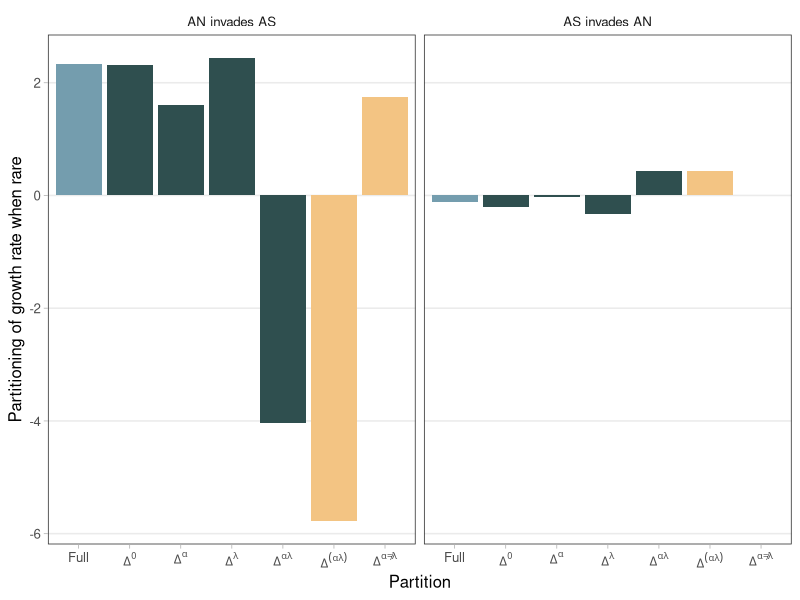
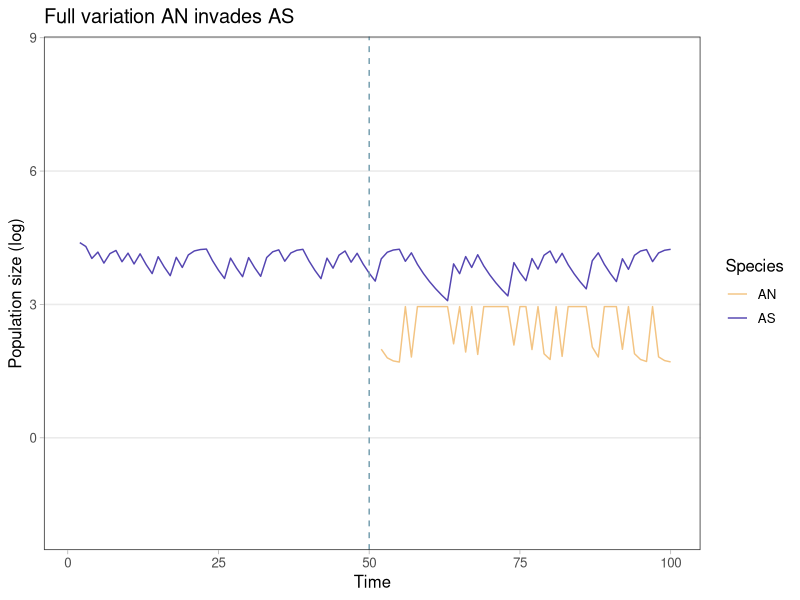
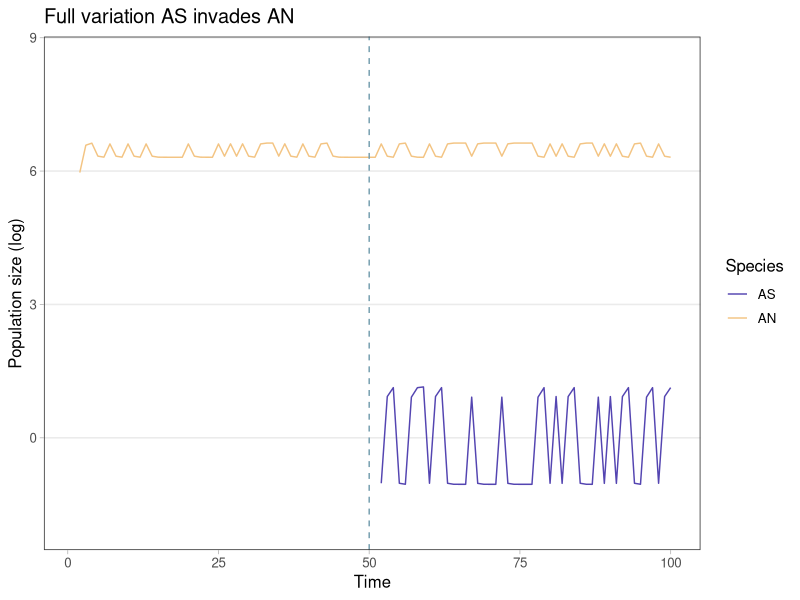
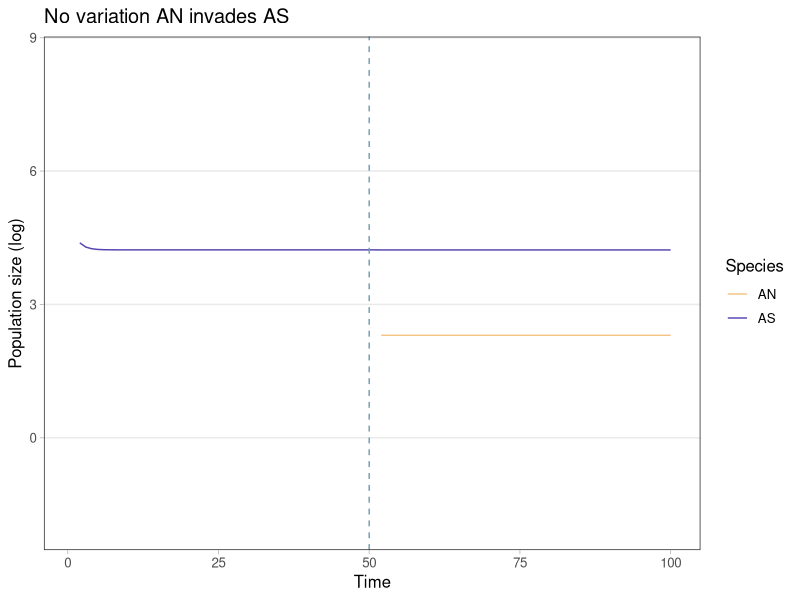
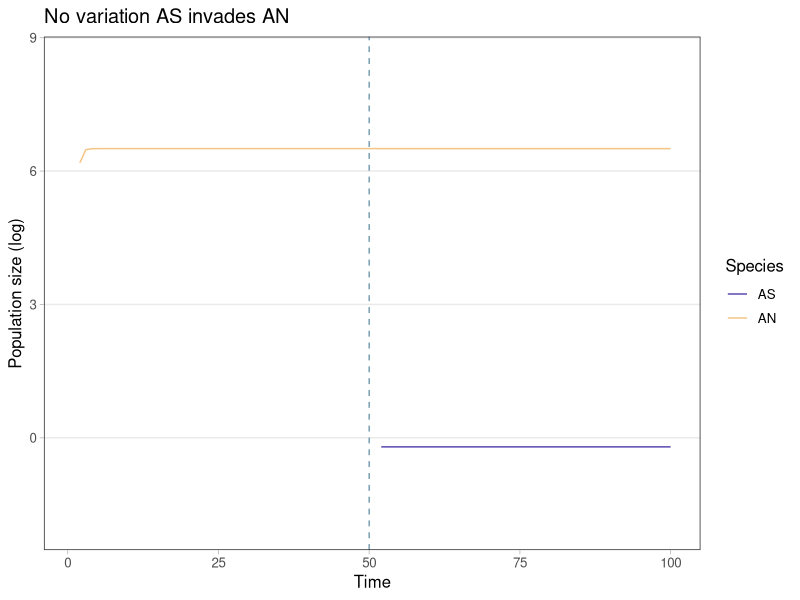
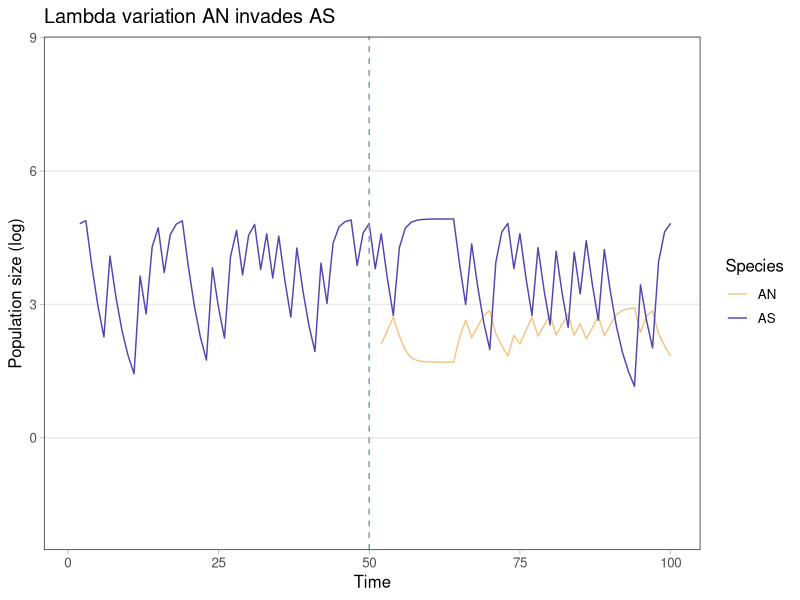
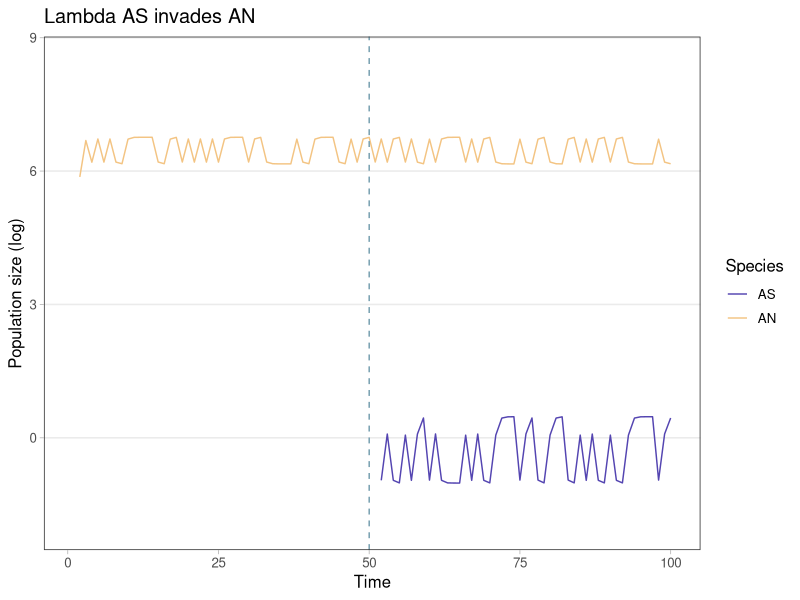
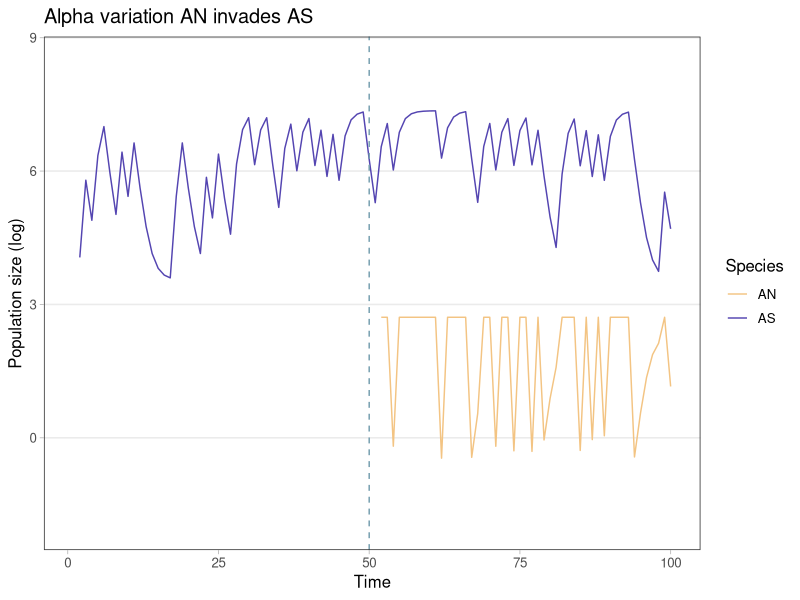

Reproduce these figures in R, in order.
## ---- chunk 1
knitr::opts_chunk$set(echo = TRUE)
library(tidyverse)

## Personal ggplot theme
theme_cw <- function () { 
  theme_bw(base_size=12) %+replace% 
    theme(
      panel.background = element_blank(), 
      plot.background = element_blank(), 
      axis.ticks = element_line(colour = "grey70", size = rel(0.5)),
      panel.grid.minor = element_blank(), 
      panel.grid.major.x = element_blank(),
      legend.background = element_blank(), 
      legend.key = element_blank(),
      strip.background = element_blank(), 
    #  strip.text=element_text(size=12),
    #  axis.text=element_text(size=12),
      complete = TRUE
    )
}
## ---- chunk 2

# seed survival and germination fractions
# don't currently differ by environmental conditions but they could
as <- 0 # changed to 0 to be a fully non-seedbanking species
ag <- 0.9
es <- 0.82
eg <- 0.6

# main parameters
pars <- read.csv('model_parameters_hallett.csv') %>%
  mutate(species = ifelse(species == 'Avena', 'an', 'as'), # generalize species names
         treatment = ifelse(treatment == 'consistentDry','dry','wet')) %>%
  rename(a.an = aiA, a.as = aiE) %>%
  select(-X) %>%
  mutate(seed.surv = ifelse(species == 'an', as, es),
         seed.germ = ifelse(species == 'an', ag, eg)) # add seed survival and germ columns

# adding average values to the parameter df
an.means <- pars %>%
  filter(species == 'an') %>% 
  select(a.an, a.as, lambda, seed.surv, seed.germ) %>%
  colMeans()
as.means <- pars %>%
  filter(species == 'as') %>% 
  select(a.an, a.as, lambda, seed.surv, seed.germ) %>%
  colMeans()
pars <- pars %>%
  add_row(treatment = 'average', species = 'an', 
          a.an = an.means['a.an'], a.as = an.means['a.as'], lambda = an.means['lambda'],
          seed.surv = an.means['seed.surv'], seed.germ = an.means['seed.germ']) %>%
  add_row(treatment = 'average', species = 'as', 
          a.an = as.means['a.an'], a.as = as.means['a.as'], lambda = as.means['lambda'],
          seed.surv = as.means['seed.surv'], seed.germ = as.means['seed.germ'])
## ---- chunk 3
# Determine equilibrium conditions for each species in isolation 
pop_equilibrium <- function (N0, s, g, a.intra, lambda) {
  # to run for only a single timestep
  N <- s*(1-g)*N0 + N0*(lambda*g)/(1+a.intra*N0)
  return(N)
}

# invader population growth rate one time step forward
pop_invade <- function (N0, resident, s, g, a.inter, lambda) {
  # to run for only a single timestep
  N <- s*(1-g)*N0 + N0*(lambda*g)/(1+a.inter*resident)
  return(N)
}

# resident population growth rate one time step forward
pop_resident <- function (N0, resident, s, g, a.intra, a.inter, lambda) {
  # to run for only a single timestep
  N <- s*(1-g)*resident + resident*(lambda*g)/(1+a.intra*resident+a.inter*N0)
  return(N)
}
## ---- chunk 4
run_invasion <- function(sp.invader, sp.resident, N0.i, N0.r, parameters, vary.lambda = TRUE, vary.alpha = TRUE, init.time.steps = 50, total.time.steps = 100){
  
  # two equally probable environmental conditions
  env.draw <- rbinom(total.time.steps, 1, 0.5) 
  env.cond <- if_else(env.draw > 0, 'wet','dry')
  
  n.res <- rep(NA, total.time.steps) # resident population without the invader
  n.res.impact <- rep(NA, total.time.steps) # resident population with invader's impact
  n.res.gr <- rep(NA, total.time.steps) # growth rate of resident population (with invader's impact)
  n.inv <- rep(NA, total.time.steps) # invader population, init.time.steps will stay NA
  
  a.res <- paste('a',sp.resident, sep = '.') # column name of resident interactions
  a.inv <- paste('a',sp.invader, sep = '.') # column name of invader interactions
  
  # parameters for average environmental condition
  p.res.ave <- parameters %>% filter(species == sp.resident, treatment == 'average')
  p.inv.ave <- parameters %>% filter(species == sp.invader, treatment == 'average')
    
  # running just the resident alone for init.time.steps
  n.res[1] <- N0.r
  for (t in 1:init.time.steps){
    # parameters for varying environmental condition
    p.res <- parameters %>% filter(species == sp.resident, treatment == env.cond[t])
    
    # running one time step using the appropriate environmental parameters
    n.res[t+1] <- pop_equilibrium(N0 = n.res[t], 
                                  s = p.res$seed.surv, 
                                  g = p.res$seed.germ, 
                                  lambda = if_else(vary.lambda == TRUE,
                                                   p.res$lambda, 
                                                   p.res.ave$lambda), 
                                  a.intra = if_else(vary.alpha == TRUE,
                                                    p.res[,a.res],
                                                    p.res.ave[,a.res]))
    n.res.impact[t+1] <- n.res[t+1]
   #  n.res.gr[t+1] <- n.res[t+1]/n.res[t]
  }
  
  # running the resident and invader for the remaining time steps
  for (t in (init.time.steps+1):(total.time.steps-1)){
    p.res <- parameters %>% filter(species == sp.resident, treatment == env.cond[t])
    p.inv <- parameters %>% filter(species == sp.invader, treatment == env.cond[t])
    
    # invader population
    # N0 of the invader is set to the same value each time
    n.inv[t+1] <- pop_invade(N0 = N0.i, 
                             resident = n.res[t], #** Should be n.res[init.time.steps]
                             s = p.inv$seed.surv, 
                             g = p.inv$seed.germ, 
                             lambda = if_else(vary.lambda == TRUE,
                                              p.inv$lambda, 
                                              p.inv.ave$lambda), 
                             a.inter = if_else(vary.alpha == TRUE,
                                               p.inv[,a.res],
                                               p.inv.ave[,a.res]))
    
    # resident population as if invader weren't present
    n.res[t+1] <- pop_equilibrium(N0 = n.res[t], 
                                  s = p.res$seed.surv, 
                                  g = p.res$seed.germ, 
                                  lambda = if_else(vary.lambda == TRUE,
                                                   p.res$lambda, 
                                                   p.res.ave$lambda), 
                                  a.intra = if_else(vary.alpha == TRUE,
                                                    p.res[,a.res],
                                                    p.res.ave[,a.res]))
    
    # resident population with invader present
    n.res.impact[t+1] <- pop_resident(N0 = N0.i, 
                               resident = n.res[t], 
                               s = p.res$seed.surv, 
                               g = p.res$seed.germ, 
                               lambda = if_else(vary.lambda == TRUE,
                                                p.res$lambda, 
                                                p.res.ave$lambda), 
                               a.intra = if_else(vary.alpha == TRUE,
                                                 p.res[,a.res],
                                                 p.res.ave[,a.res]),
                               a.inter = if_else(vary.alpha == TRUE,
                                                 p.res[,a.inv],
                                                 p.res.ave[,a.inv]))
    n.res.gr[t+1] <- n.res.impact[t+1]/n.res[t]
  }

  return(tibble(time = 1:total.time.steps, env.cond, n.inv, n.res, n.res.impact, n.res.gr))
}

## ---- chunk 5
run_invasion_no_correlation <- function(sp.invader, sp.resident, N0.i, N0.r, parameters, init.time.steps = 50, total.time.steps = 100){
  
  n.res <- rep(NA, total.time.steps) # resident population without the invader
  n.res.impact <- rep(NA, total.time.steps) # resident population with invader's impact
  n.res.gr <- rep(NA, total.time.steps) # growth rate of resident population (with invader's impact)
  n.inv <- rep(NA, total.time.steps) # invader population, init.time.steps will stay NA
  
  a.res <- paste('a',sp.resident, sep = '.') # column name of resident interactions
  a.inv <- paste('a',sp.invader, sep = '.') # column name of invader interactions
    
  # running just the resident alone for init.time.steps
  n.res[1] <- N0.r
  for (t in 1:init.time.steps){
    # parameters for environmental conditions--lambda and alpha not correlated
    env.draw.lambda <- sample(c('wet','dry'), size = 1) # env for lambda
    env.draw.alpha <- sample(c('wet','dry'), size = 1) # env for alpha
    
    # resident
    p.res.lambda <- parameters %>% filter(species == sp.resident, treatment == env.draw.lambda)
    p.res.alpha <- parameters %>% filter(species == sp.resident, treatment == env.draw.alpha)
    
    # running one time step using the appropriate environmental parameters
    n.res[t+1] <- pop_equilibrium(N0 = n.res[t], 
                                  s = p.res.lambda$seed.surv, 
                                  g = p.res.lambda$seed.germ, 
                                  lambda = p.res.lambda$lambda, 
                                  a.intra = p.res.alpha[,a.res])
    n.res.impact[t+1] <- n.res[t+1]
   #  n.res.gr[t+1] <- n.res[t+1]/n.res[t]
  }
  
  # running the resident and invader for the remaining time steps
  for (t in (init.time.steps+1):(total.time.steps-1)){
    
    # parameters for environmental conditions--lambda and alpha not correlated
    env.draw.lambda <- sample(c('wet','dry'), size = 1) # env for lambda
    env.draw.alpha <- sample(c('wet','dry'), size = 1) # env for alpha
    
    # resident
    p.res.lambda <- parameters %>% filter(species == sp.resident, treatment == env.draw.lambda)
    p.res.alpha <- parameters %>% filter(species == sp.resident, treatment == env.draw.alpha)
    
    # invader
    p.inv.lambda <- parameters %>% filter(species == sp.invader, treatment == env.draw.lambda)
    p.inv.alpha <- parameters %>% filter(species == sp.invader, treatment == env.draw.alpha)
    
    # invader population
    # N0 of the invader is set to the same value each time
    n.inv[t+1] <- pop_invade(N0 = N0.i, 
                             resident = n.res[t], #** Should be n.res[init.time.steps]
                             s = p.inv.lambda$seed.surv, 
                             g = p.inv.lambda$seed.germ, 
                             lambda = p.inv.lambda$lambda, 
                             a.inter = p.inv.alpha[,a.res])
    
    # resident population as if invader weren't present
    n.res[t+1] <- pop_equilibrium(N0 = n.res[t], 
                                  s = p.res.lambda$seed.surv, 
                                  g = p.res.lambda$seed.germ, 
                                  lambda = p.res.lambda$lambda, 
                                  a.intra = p.res.alpha[,a.res])
    
    # resident population with invader present
    n.res.impact[t+1] <- pop_resident(N0 = N0.i, 
                               resident = n.res[t], 
                               s = p.res.lambda$seed.surv, 
                               g = p.res.lambda$seed.germ, 
                               lambda = p.res.lambda$lambda, 
                               a.intra = p.res.alpha[,a.res],
                               a.inter = p.res.alpha[,a.inv])
    n.res.gr[t+1] <- n.res.impact[t+1]/n.res[t]
  }

  return(tibble(time = 1:total.time.steps, n.inv, n.res, n.res.impact, n.res.gr))
}

## ---- chunk 6
plot_invasion <- function(df, sp.invader, sp.resident, title){
  df.long <- df %>% 
    select(time, n.inv, n.res.impact) %>% 
    pivot_longer(cols = c(n.res.impact, n.inv),
                 names_to = 'species', values_to = 'n') %>% 
    mutate(n.log = log(n))
  
  ## colors for graphs
  cols <- c(
    as = "#5445b1",
    an = "#f3c483",
    p = "#4DA896",
    lines = "#749dae"
  )
  
  sp.inv.cap <- toupper(sp.invader)
  sp.res.cap <- toupper(sp.resident)
  
  ggplot(df.long, aes(x = time, y = n.log, color = species)) +
    geom_line() +
    geom_vline(xintercept = time.warm.up, color = cols[['lines']], linetype = 'dashed') +
    theme_cw() +
    scale_color_manual(name = 'Species', values = c(cols[[sp.invader]], cols[[sp.resident]]),
                       labels = c(sp.inv.cap,sp.res.cap)) +
    ggtitle(paste(title, sp.inv.cap, 'invades', sp.res.cap, sep = ' ')) +
    ylim(-2,8.5) +
    xlab('Time') + 
    ylab('Population size (log)')
  
}
## ---- chunk 7
partition_epsilons <- function(sp.inv, sp.res){
  
  part <- tibble(sp.invader = sp.inv, sp.resident = sp.res)
  
  # no variation
  invade.none <-  run_invasion(sp.invader = sp.inv, sp.resident = sp.res,
                               N0.i = 1, N0.r = 100, parameters = pars,
                               init.time.steps = time.warm.up, total.time.steps = time.full,
                               vary.lambda = FALSE, vary.alpha = FALSE) %>%
    filter(time > time.warm.up + 1)
  
  part$inv.e0 <- mean(log(invade.none$n.inv))
  part$res.e0 <- mean(log(invade.none$n.res.gr))
  
  # lambda variation only
  invade.l <-  run_invasion(sp.invader = sp.inv, sp.resident = sp.res,
                            N0.i = 1, N0.r = 100, parameters = pars,
                            init.time.steps = time.warm.up, total.time.steps = time.full,
                            vary.lambda = TRUE, vary.alpha = FALSE) %>%
    filter(time > time.warm.up + 1)
  
  part$inv.el <- mean(log(invade.l$n.inv)) - part$inv.e0 # need to check -- maybe should be mean of log
  part$res.el <- mean(log(invade.l$n.res.gr))- part$inv.e0
  
  # alpha variation only
  invade.a <-  run_invasion(sp.invader = sp.inv, sp.resident = sp.res,
                            N0.i = 1, N0.r = 100, parameters = pars,
                            init.time.steps = time.warm.up, total.time.steps = time.full,
                            vary.lambda = FALSE, vary.alpha = TRUE) %>%
    filter(time > time.warm.up + 1)
  
  part$inv.ea <- mean(log(invade.a$n.inv)) - part$inv.e0
  part$res.ea <- mean(log(invade.a$n.res.gr)) - part$inv.e0
  
  # full variation
  invade.full <-  run_invasion(sp.invader = sp.inv, sp.resident = sp.res,
                               N0.i = 1, N0.r = 100, parameters = pars,
                               init.time.steps = time.warm.up, total.time.steps = time.full) %>%
    filter(time > time.warm.up + 1)
  
  part$inv.full <- mean(log(invade.full$n.inv)) 
  part$res.full <- mean(log(invade.full$n.res.gr))
  
  part$inv.eint <- part$inv.full - (part$inv.e0 + part$inv.el + part$inv.ea)
  part$res.eint <- part$res.full - (part$res.e0 + part$res.el + part$res.ea)
  
  # no correlation
  invade.no.cov <- run_invasion_no_correlation(sp.invader = sp.inv, sp.resident = sp.res,
                               N0.i = 1, N0.r = 100, parameters = pars,
                               init.time.steps = time.warm.up, total.time.steps = time.full) %>%
    filter(time > time.warm.up + 1)
  
  part$inv.nocov <- mean(log(invade.no.cov$n.inv))
  part$res.nocov <- mean(log(invade.no.cov$n.res.gr))
  
  part$inv.storage <- part$inv.eint - part$inv.nocov
  part$res.storage <- part$res.eint - part$res.nocov
  
  return(part)
}


## ---- chunk 8
time.warm.up <- 50
time.full <- 100

partitions <- partition_epsilons('an','as') %>%
  rbind(partition_epsilons('as','an')) %>%
  pivot_longer(cols = inv.e0:res.storage) %>%
  separate(name, into = c('player', 'partition')) %>%
  pivot_wider(names_from = player, values_from = value) %>%
  mutate(delta = inv - res,
         partition = factor(partition, 
                            levels = c('full','e0','ea','el','eint', 'storage','nocov')))
species_names <- c(
  an = 'AN invades AS',
  as = 'AS invades AN'
)

colors <- c("#5445b1", "#749dae", "#f3c483", "#5c1a33", "#cd3341", "#f7dc6a", "#4DA896")
colors2 <- c("#749dae", rep('darkslategrey', times = 4), rep("#f3c483", times = 2))

ggplot(partitions, aes(x = partition, y = delta, fill = partition)) + 
  facet_grid(cols = vars(sp.invader),
             labeller = labeller(sp.invader = species_names)) + 
  geom_bar(stat = 'identity', position = position_dodge()) +
  theme_cw() +
  ylab('Partitioning of growth rate when rare') +
  scale_x_discrete(labels = c('full' = 'Full',  'e0' = expression(Delta^0), 'ea' = expression(Delta^alpha),
                              'el' = expression(Delta^lambda), 'eint' = expression(Delta^{alpha*lambda}),
                              'storage' = expression(Delta^(alpha*lambda)), 'nocov' = expression(Delta^{alpha!=lambda})),
                   name = 'Partition') +
  scale_fill_manual(values = colors2) +
  guides(fill = 'none')

# ggsave('partitions.pdf', width = 8, height = 5, units = 'in')

## ---- chunk 9
time.warm.up <- 50
time.full <- 100
invade.an.full <-  run_invasion(sp.invader = 'an', sp.resident = 'as',
                                N0.i = 1, N0.r = 100, parameters = pars,
                                init.time.steps = time.warm.up, total.time.steps = time.full)

plot_invasion(invade.an.full, 'an', 'as', 'Full variation')


invade.as.full <-  run_invasion(sp.invader = 'as', sp.resident = 'an',
                                N0.i = 1, N0.r = 100, parameters = pars,
                                init.time.steps = time.warm.up, total.time.steps = time.full)

plot_invasion(invade.as.full, 'as', 'an', 'Full variation')

## ---- chunk 10
invade.an.none <-  run_invasion(sp.invader = 'an', sp.resident = 'as',
                           N0.i = 1, N0.r = 100, parameters = pars,
                           init.time.steps = time.warm.up, total.time.steps = time.full,
                           vary.lambda = FALSE, vary.alpha = FALSE)

plot_invasion(invade.an.none, 'an', 'as', 'No variation')

invade.as.none <-  run_invasion(sp.invader = 'as', sp.resident = 'an',
                           N0.i = 1, N0.r = 100, parameters = pars,
                           init.time.steps = time.warm.up, total.time.steps = time.full,
                           vary.lambda = FALSE, vary.alpha = FALSE)

plot_invasion(invade.as.none, 'as', 'an', 'No variation')
## ---- chunk 11
invade.an.l <-  run_invasion(sp.invader = 'an', sp.resident = 'as',
                           N0.i = 1, N0.r = 100, parameters = pars,
                           init.time.steps = time.warm.up, total.time.steps = time.full,
                           vary.lambda = TRUE, vary.alpha = FALSE)

plot_invasion(invade.an.l, 'an', 'as', 'Lambda variation')


invade.as.l <-  run_invasion(sp.invader = 'as', sp.resident = 'an',
                           N0.i = 1, N0.r = 100, parameters = pars,
                           init.time.steps = time.warm.up, total.time.steps = time.full,
                           vary.lambda = TRUE, vary.alpha = FALSE)

plot_invasion(invade.as.l, 'as', 'an', 'Lambda')

## ---- chunk 12
invade.an.a <-  run_invasion(sp.invader = 'an', sp.resident = 'as',
                           N0.i = 1, N0.r = 100, parameters = pars,
                           init.time.steps = time.warm.up, total.time.steps = time.full,
                           vary.lambda = FALSE, vary.alpha = TRUE)

plot_invasion(invade.an.a, 'an', 'as', 'Alpha variation')

invade.as.a <-  run_invasion(sp.invader = 'as', sp.resident = 'an',
                           N0.i = 1, N0.r = 100, parameters = pars,
                           init.time.steps = time.warm.up, total.time.steps = time.full,
                           vary.lambda = FALSE, vary.alpha = TRUE)

plot_invasion(invade.as.a, 'as', 'an', 'Alpha variation')

## ---- chunk 13
invade.an.no.cov <-  run_invasion_no_correlation(sp.invader = 'an', sp.resident = 'as',
                           N0.i = 1, N0.r = 100, parameters = pars,
                           init.time.steps = time.warm.up, total.time.steps = time.full)

plot_invasion(invade.an.no.cov , 'an', 'as', 'Split covariance')

invade.as.no.cov  <-  run_invasion_no_correlation(sp.invader = 'as', sp.resident = 'an',
                           N0.i = 1, N0.r = 100, parameters = pars,
                           init.time.steps = time.warm.up, total.time.steps = time.full)

plot_invasion(invade.as.no.cov , 'as', 'an', 'Split covariance')

